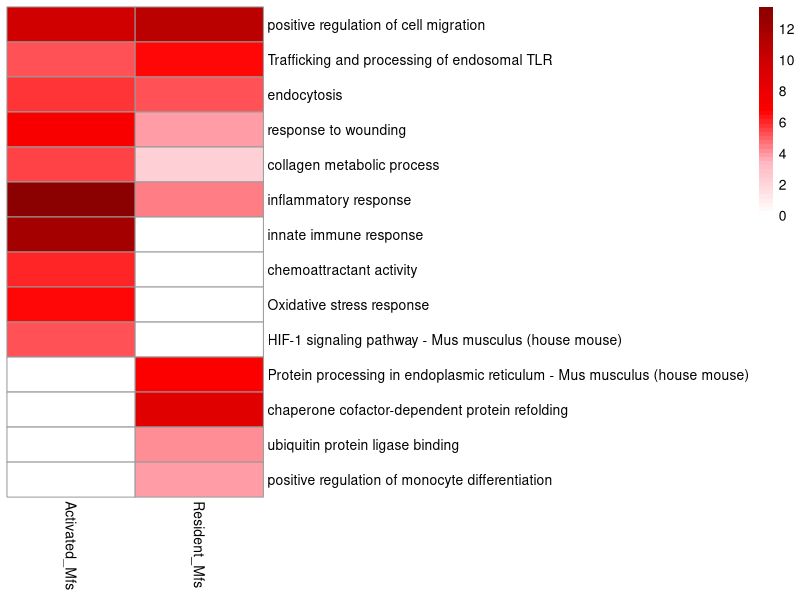

The R script that drew this image:
library(pheatmap)
library(dplyr)

#file produced from metascape
meta_table <- read.csv("../Metascape_files/fig2g_FINAL_GO.csv")

#selected terms
selection <- c("positive regulation of cell migration", "Trafficking and processing of endosomal TLR", 
               "endocytosis", "response to wounding", "collagen metabolic process", "inflammatory response", 
               "innate immune response", "chemoattractant activity", "Oxidative stress response", 
               "HIF-1 signaling pathway - Mus musculus (house mouse)", 
               "Protein processing in endoplasmic reticulum - Mus musculus (house mouse)", 
               "chaperone cofactor-dependent protein refolding", "ubiquitin protein ligase binding", 
               "positive regulation of monocyte differentiation")

#keep selected terms and -log10Pval columns
meta_table_filtered <- meta_table[which(meta_table$Description %in% selection), ]
heatmap_table <- meta_table_filtered[, c(3, 4, 11)]
rownames(heatmap_table) <- heatmap_table[, 3]
heatmap_table <- as.matrix(heatmap_table[, -3])
heatmap_table <- heatmap_table*(-1)
colnames(heatmap_table) <- c("Activated_Mfs", "Resident_Mfs")

#print heatmap
pdf(file = "Fig2g.pdf", height = 15, width = 8)
pheatmap(heatmap_table[selection, ], cluster_rows = F, cluster_cols = F, 
         color = colorRampPalette(c("white", "lightpink","red", "red3", "red4"))(50))
dev.off()
